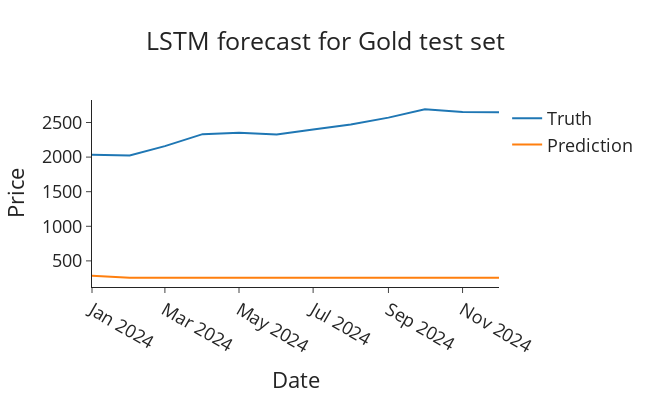

The notebook cell saved with this chart:
### Code cell
plot_forecasts(
    pd.DataFrame({
        'date': test_dates, 
        "Gold Price": test["Gold Price"].values
    }), 
    true_predictions, 
    "Gold Price", 
    "LSTM forecast for Gold test set"
)
